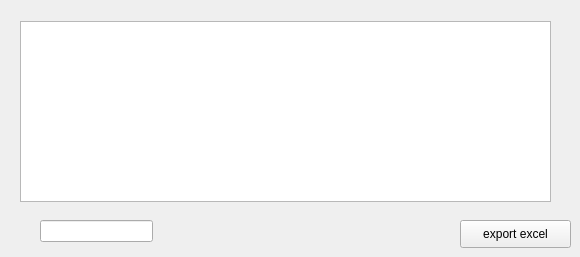
      <widget class="QWidget" name="tab_27">
       <attribute name="title">
        <string>Afficher billet</string>
       </attribute>
       <widget class="QTableView" name="tabbillet">
        <property name="enabled">
         <bool>true</bool>
        </property>
        <property name="geometry">
         <rect>
          <x>20</x>
          <y>21</y>
          <width>531</width>
          <height>181</height>
         </rect>
        </property>
        <property name="font">
         <font>
          <family>MS Reference Sans Serif</family>
          <pointsize>8</pointsize>
          <weight>50</weight>
          <italic>false</italic>
          <bold>false</bold>
         </font>
        </property>
        <property name="cursor" stdset="0">
         <cursorShape>PointingHandCursor</cursorShape>
        </property>
        <property name="autoFillBackground">
         <bool>true</bool>
        </property>
        <property name="styleSheet">
         <string notr="true">background: QLinearGradient(x1: 0, y1: 0, x2: 0, y2: 1, stop: 0 #eef, stop: 1 #ccf);

QLabel {
font-weight: bold;
font-size: 15px;
}</string>
        </property>
       </widget>
       <widget class="QLineEdit" name="rech">
        <property name="geometry">
         <rect>
          <x>40</x>
          <y>220</y>
          <width>113</width>
          <height>22</height>
         </rect>
        </property>
       </widget>
       <widget class="QPushButton" name="export_excel">
        <property name="geometry">
         <rect>
          <x>460</x>
          <y>220</y>
          <width>111</width>
          <height>28</height>
         </rect>
        </property>
        <property name="styleSheet">
         <string notr="true">Pagination{
	font-size:16px;
	font-family:&quot;Microsoft YaHei UI&quot;;
	padding:8px;

	qproperty-spacing: 6;
	qproperty-totalsize: 46;
	qproperty-sizeofperpage: 2;
}

Pagination&gt;QPushButton{
	border-radius:4px;
	color:#666;
	background:white;
}

Pagination&gt;QPushButton:disabled{
	color:#666;
	background:transparent;
}

Pagination&gt;QPushButton:hover{
	color:white;
	background:#86EDD9;
}

Pagination&gt;QPushButton:selected{
	color:white;
	background:#1ABC9C;
}

Pagination&gt;QPushButton:pressed{
	color:white;
	background:#1ABC9C;
}</string>
        </property>
        <property name="text">
         <string>export excel</string>
        </property>
       </widget>
      </widget>
